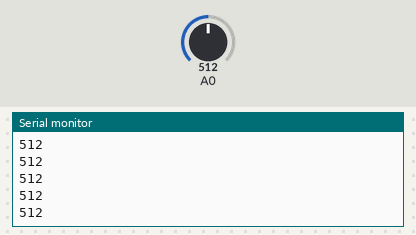
Recording of a sketch running on a simulated Arduino Uno, built with avr-gcc and run on an emulated ATmega328P. Shown: the last lines printed to the serial monitor. The test bench sets the inputs (shaded band); at power-on: A0 = 512.

Above: at 0.8 s.
0.9 s: A0 set to 716
At 1.7 s:
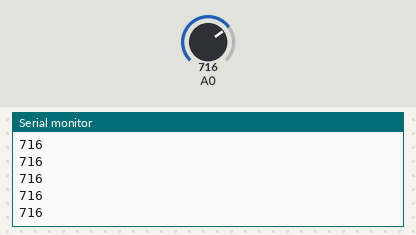
2.4 s: A0 set to 900
At 3.3 s:
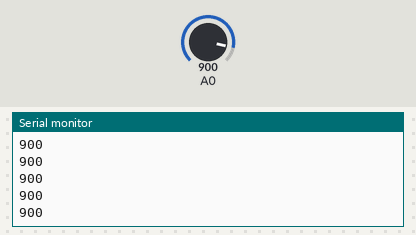
Timing chart, 0 to 5.4 s (numbered marks = the images above; inputs shaded):
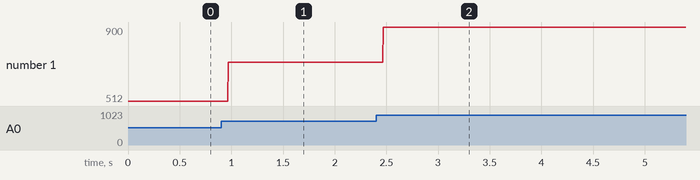

Measured:
- after the input at 0.9 s, the serial monitor: prints a new line after 0.07 s (image 1)
- after the input at 2.4 s, the serial monitor: prints a new line after 0.07 s (image 2)
- plotted number 1: 512 → 716 after the input at 0.9 s, 716 → 900 after the input at 2.4 s

The sketch:

ADCL.ino
```cpp
#include<avr/io.h>
#include<util/delay.h>
int main()
{
  /*
 DDRB=0XFF;
 DDRD=0XFF;*/
 Serial.begin(9600);
 ADMUX=0XC0;
 ADCSRA=0X87;
 ADCSRB=0X00;

 while(1)
 {
   ADCSRA=ADCSRA|(1<<ADSC);
   while((ADCSRA & (1<<ADIF))==0);
   int val=ADC;
   Serial.println(val);
//   _delay_ms(1);
 }
 return 0;
}
```
